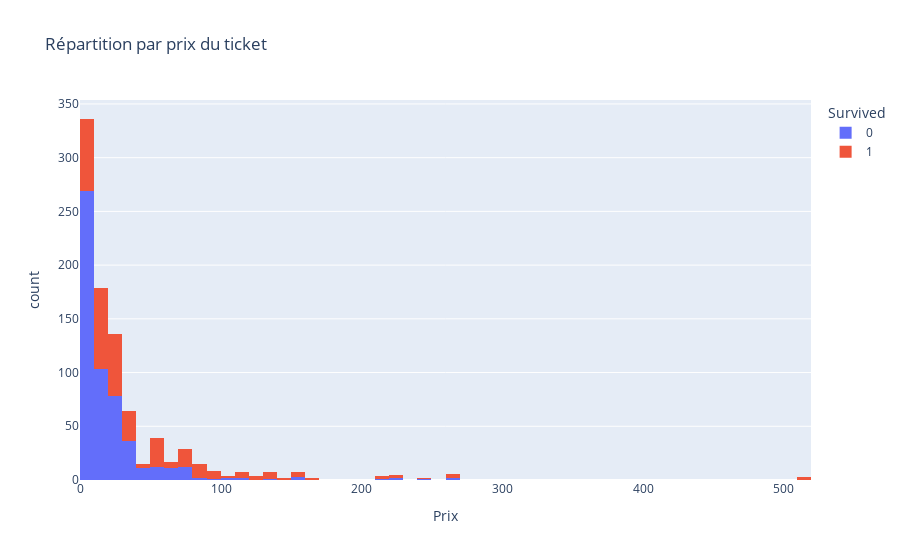

Notebook code for this chart:
### Code cell
train['fare_ticket'] = (train['Fare'] // 10 * 10)

fig = px.histogram(train, 
                   x='fare_ticket', 
                   title = "Répartition par prix du ticket", 
                   color ='Survived',
                   labels={'count':'Nombre','fare_ticket':'Prix'})
fig.show()

### Figure 1 — Plotly figure (JSON) as saved in the notebook; plotly's stock layout.template omitted (floating-point values rounded to 4 significant figures; data arrays with more than 128 entries replaced by an {"elided": "..."} marker saying what was removed)
{"data": [{"bingroup": "x", "hovertemplate": "Survived=0<br>Prix=%{x}<br>count=%{y}<extra></extra>", "legendgroup": "0", "marker": {"color": "#636efa", "pattern": {"shape": ""}}, "name": "0", "orientation": "v", "showlegend": true, "type": "histogram", "x": {"elided": "549 float values"}, "xaxis": "x", "yaxis": "y"}, {"bingroup": "x", "hovertemplate": "Survived=1<br>Prix=%{x}<br>count=%{y}<extra></extra>", "legendgroup": "1", "marker": {"color": "#EF553B", "pattern": {"shape": ""}}, "name": "1", "orientation": "v", "showlegend": true, "type": "histogram", "x": {"elided": "342 float values"}, "xaxis": "x", "yaxis": "y"}], "layout": {"barmode": "relative", "legend": {"title": {"text": "Survived"}, "tracegroupgap": 0}, "title": {"text": "Répartition par prix du ticket"}, "xaxis": {"anchor": "y", "domain": [0, 1], "title": {"text": "Prix"}}, "yaxis": {"anchor": "x", "domain": [0, 1], "title": {"text": "count"}}}}
